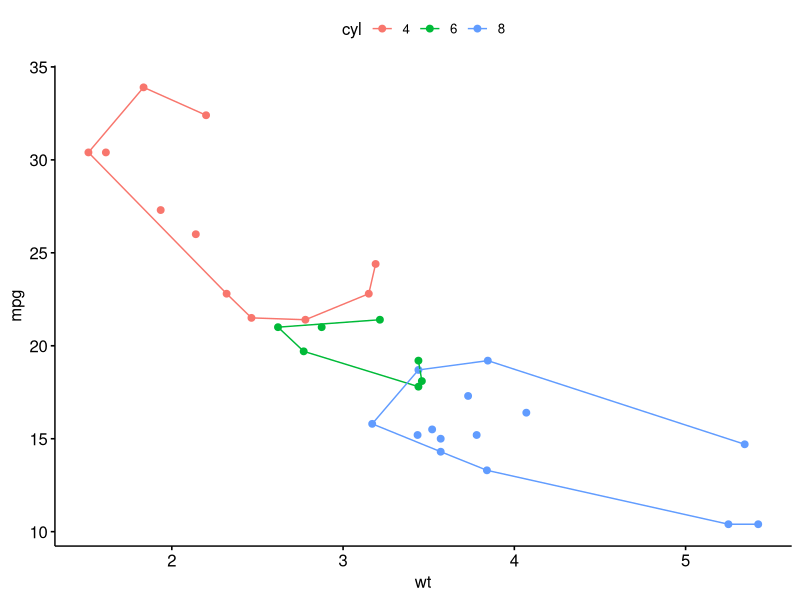
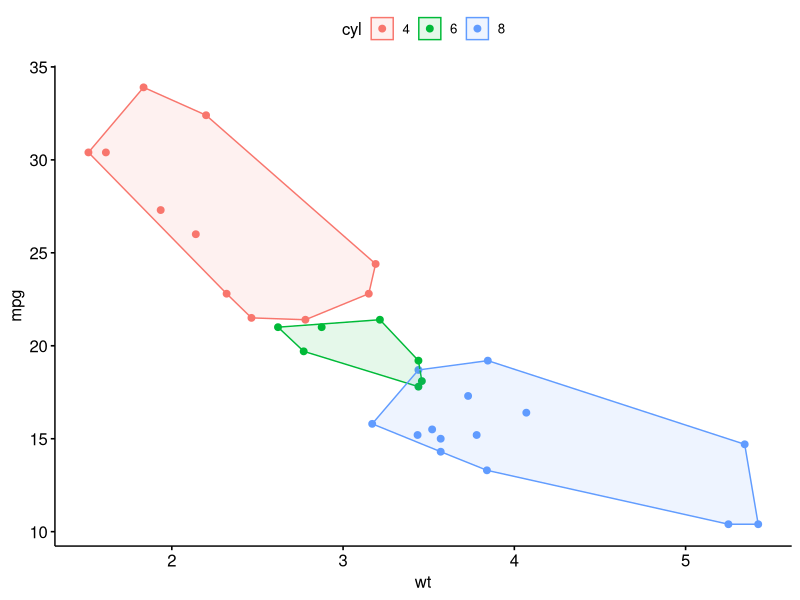

Recreate these plots in R, in order.
library(ggpubr)


### Name: stat_chull
### Title: Plot convex hull of a set of points
### Aliases: stat_chull

### ** Examples

# Load data
data("mtcars")
df <- mtcars
df$cyl <- as.factor(df$cyl)

# scatter plot with convex hull
ggscatter(df, x = "wt", y = "mpg", color = "cyl")+
 stat_chull(aes(color = cyl))

ggscatter(df, x = "wt", y = "mpg", color = "cyl")+
 stat_chull(aes(color = cyl, fill = cyl), alpha = 0.1, geom = "polygon")
